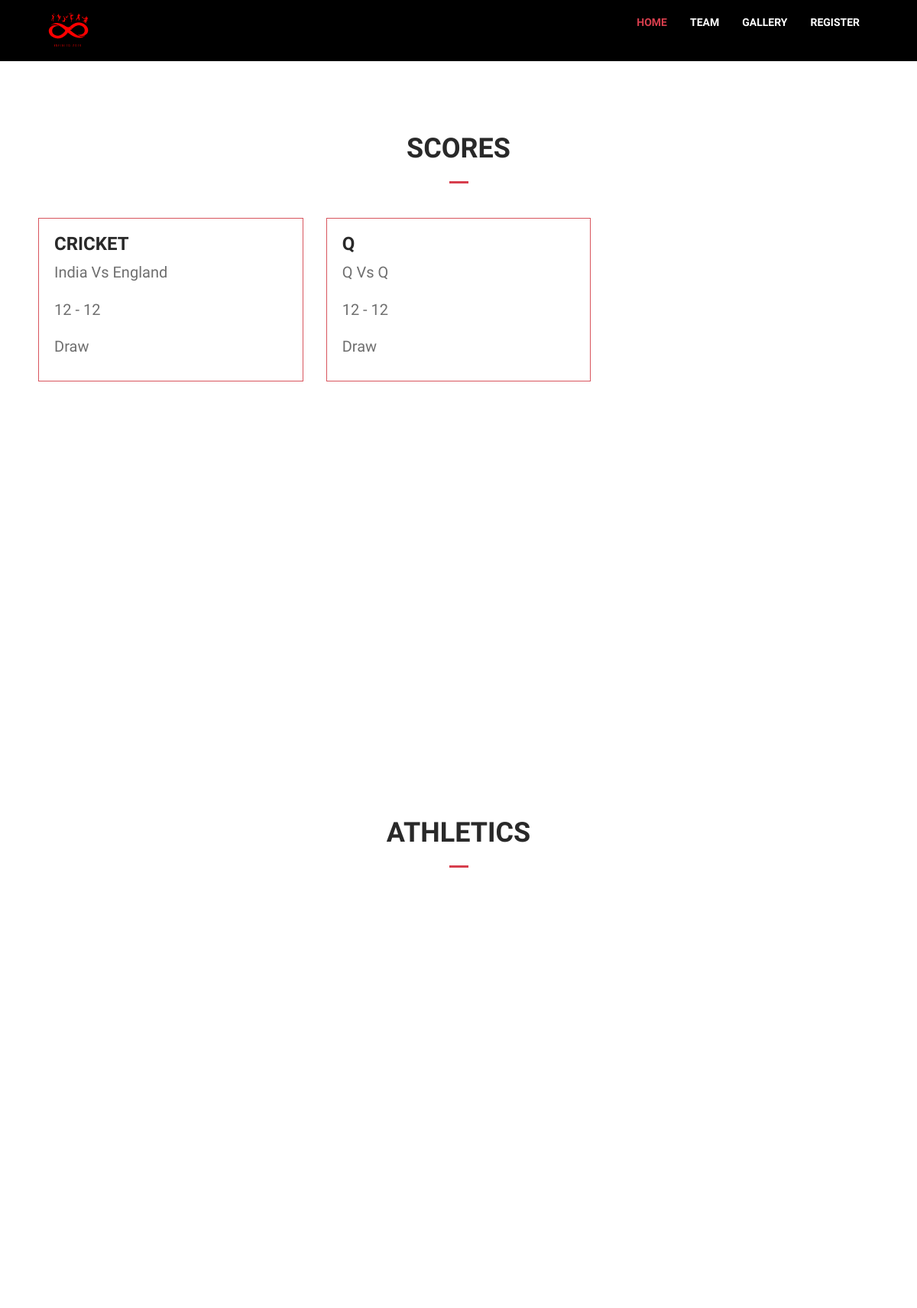
The page /scores.php (upper part) on the database as committed earlier.
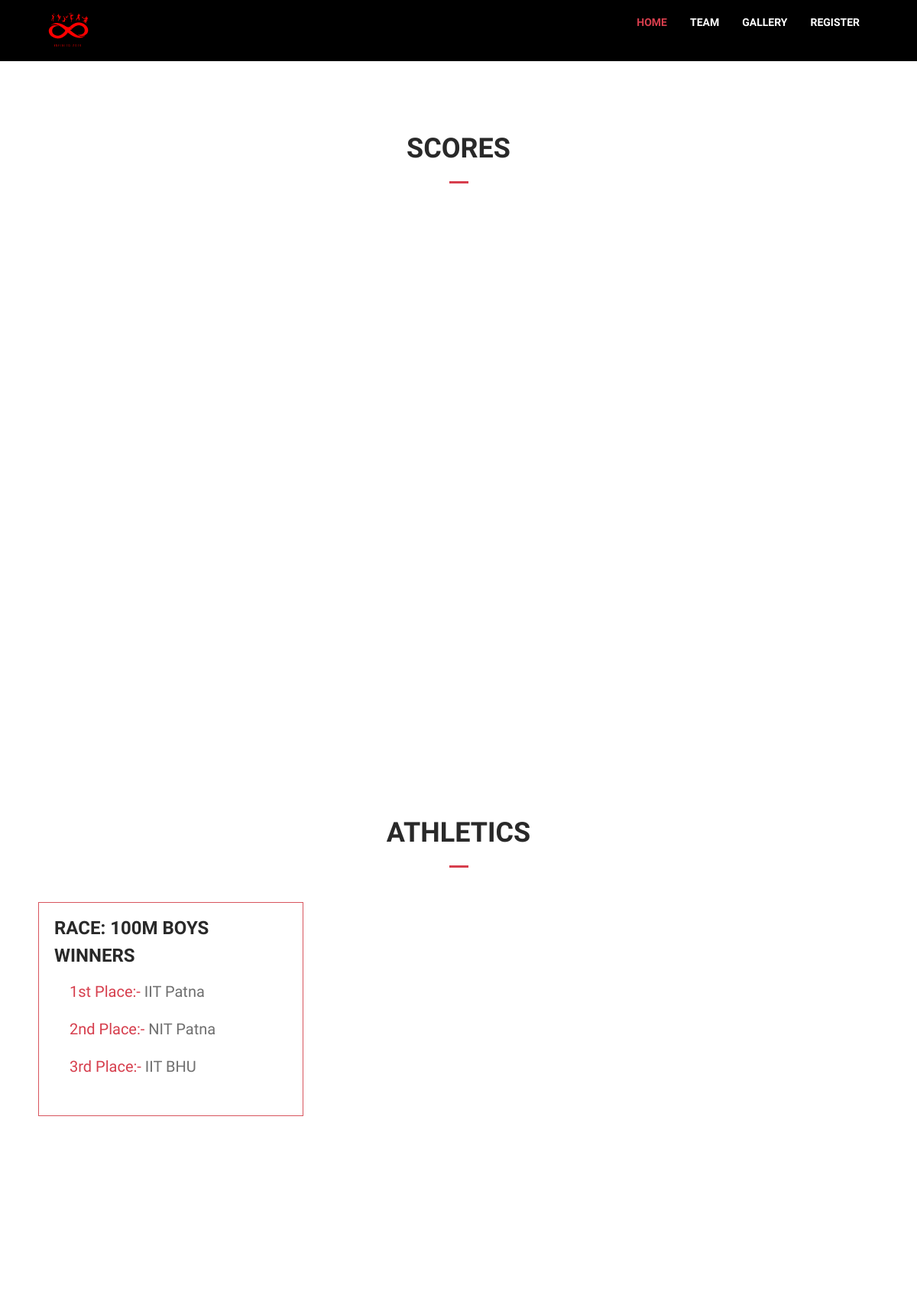
The same page on the database as committed later.
### tables this page shows
CREATE TABLE `scores` (
  `Id` int(11) NOT NULL,
  `Game` varchar(20) DEFAULT NULL,
  `Team_1` varchar(50) DEFAULT NULL,
  `Team_2` varchar(50) DEFAULT NULL,
  `Score` varchar(10) DEFAULT NULL,
  `Winner` varchar(50) NOT NULL,
  `Time` timestamp NOT NULL DEFAULT current_timestamp()
);

CREATE TABLE `athletics` (
  `Id` int(11) NOT NULL,
  `RaceName` varchar(200) NOT NULL,
  `Winner` varchar(200) NOT NULL,
  `FirstRunnerUp` varchar(200) NOT NULL,
  `SecondRunnerUp` varchar(200) NOT NULL,
  `date` timestamp NOT NULL DEFAULT current_timestamp()
);

### pullScores.php (called while the page is built, shortened)
<?php
    require('./connect.php');
    $stmt = $pdo->query("SELECT * FROM scores ORDER BY Time DESC");
?>

### scores.php (the view, shortened to what this page needs)
<!DOCTYPE html>
<html lang="en">
<?php
require('./templates/header.php');
?>
<body>
    <div class="bac">
        <div class="container" style="padding:10px 0">
            <a href="index.php" class="logo float-left tran4s"><img src="images/logo/logo.png" alt="Logo" style="border-radius:100%" /></a>
            <nav class="navbar float-right theme-main-menu one-page-menu">
                <div class="collapse navbar-collapse" id="navbar-collapse-1">
                    <ul class="nav navbar-nav">
                        <li class="active"><a href="#home">Home</a></li>
                        <li><a href="./team.php">Team</a></li>
                        <li><a href="./gallery.php">Gallery</a></li>
                        <li><a href="./registration.php">Register</a></li>
                    </ul>
                </div>
            </nav>
        </div>
    </div>
    <div class="container">
        <div id="content">
            <div class="theme-title">
                <h2>Scores</h2>
            </div>
            <div class="score-container">
                <?php
                require('./pullScores.php');
                while ($data = $stmt->fetch()) { ?>
                    <div class="col-lg-4 offset-lg-2 col-md-4 col-sm-2 sol-xs-1">
                        <div class=" score-box">
                            <h4 ><?php echo  $data['Game'] ?></h4>
                            <div>
                                <span><?php echo   $data['Team_1'] ?> Vs <?php echo   $data['Team_2'] ?></span>
                            </div>
                            <div>
                                <span><?php echo   $data['Score'] ?></span>
                            </div>
                            <div>
                                <span><?php echo   $data['Winner'] ?></span>
                            </div>
                        </div>
                    </div>
                <?php } ?>
            </div>
        </div>
        <div id="content">
            <div class="theme-title">
                <h2>Athletics</h2>
            </div>
            <div class="score-container">
                <?php
                $stmt = $pdo->query("SELECT * FROM athletics ORDER BY date");
                while ($data = $stmt->fetch()) { ?>
                    <div class="col-lg-4 offset-lg-2 col-md-4 col-sm-2 sol-xs-1">
                        <div class=" score-box">
                            <h4 >Race: <?php echo  $data['RaceName'] ?></h4>
                            <div>
                                <h4>Winners</h4>
                                <ul class="winnersList">
                                    <li> <span style="color:#d63e4d">1st Place:-</span>   <?php echo $data['Winner'] ?></li>
                                    <li> <span style="color:#d63e4d"> 2nd Place:-</span>  <?php echo $data['FirstRunnerUp'] ?></li>
                                    <li> <span style="color:#d63e4d"> 3rd Place:-</span> <?php echo $data['SecondRunnerUp'] ?></li>
                                </ul>
                            </div>
                        </div>
                    </div>
                <?php } ?>
            </div>
        </div>
    </div>
</body>
</html>

Rows that differ between the two databases and show on the page:
removed scores: Game "CRICKET", Team_1 "India", Team_2 "England", Score "12 - 12", Winner "Draw"
removed scores: Game "Q", Team_1 "Q", Team_2 "Q", Score "12 - 12", Winner "Draw"
added athletics: RaceName "100M BOYS", Winner "IIT Patna", FirstRunnerUp "NIT Patna", SecondRunnerUp "IIT BHU"
